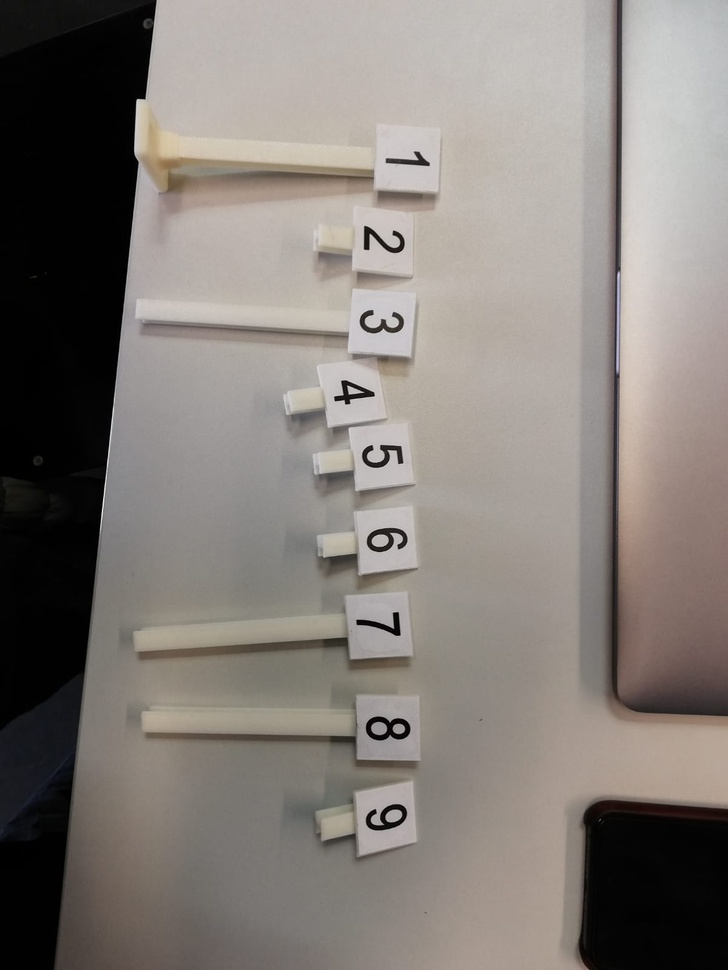
#> input picture Informatiker/Jupyter-Testskripts/images/white_numbers.jpg, 728 x 970 px, shrunk from 1200 x 1599 before the run, found by its file name
$ jupyter execute detectSignal3_otherImages.ipynb   (shell and % lines are left out)   (older library calls are emulated)
#> lines starting #> are read from the running program, lines starting #| are printed output that depends on the picture; after the words box and inside, x2 and y2 are one past the last pixel; in counts of white or black regions, pixels touching at a corner belong together
[cell 1]
# OpenCV needs to be included first
import cv2
import numpy as np

# for displaying images in jupyter

import matplotlib as mpl
from matplotlib import pyplot as plt
# resolution of images in figure
mpl.rcParams['figure.dpi']= 200
# figure size in inches
mpl.rcParams["figure.figsize"] = [10,5]

[cell 2]
import numpy as np
import cv2
import matplotlib.pyplot as plt

# load the image on disk and then display it
image = cv2.imread('images/white_numbers.jpg')
#> image is the input picture: shape (970, 728, 3); mean B, G, R 120, 125, 131.3
image = cv2.cvtColor(image, cv2.COLOR_BGR2RGB)

[cell 3]
hsv = cv2.cvtColor(image, cv2.COLOR_RGB2HSV)
#> hsv: shape (970, 728, 3); mean H, S, V 18.7, 22.2, 131.4
hls = cv2.cvtColor(image, cv2.COLOR_RGB2HLS)
#> hls: shape (970, 728, 3); mean of channels 0, 1, 2 18.6, 125.8, 18
gray = cv2.cvtColor(image, cv2.COLOR_RGB2GRAY)
hsv_h,hsv_s,hsv_v = cv2.split(hsv)
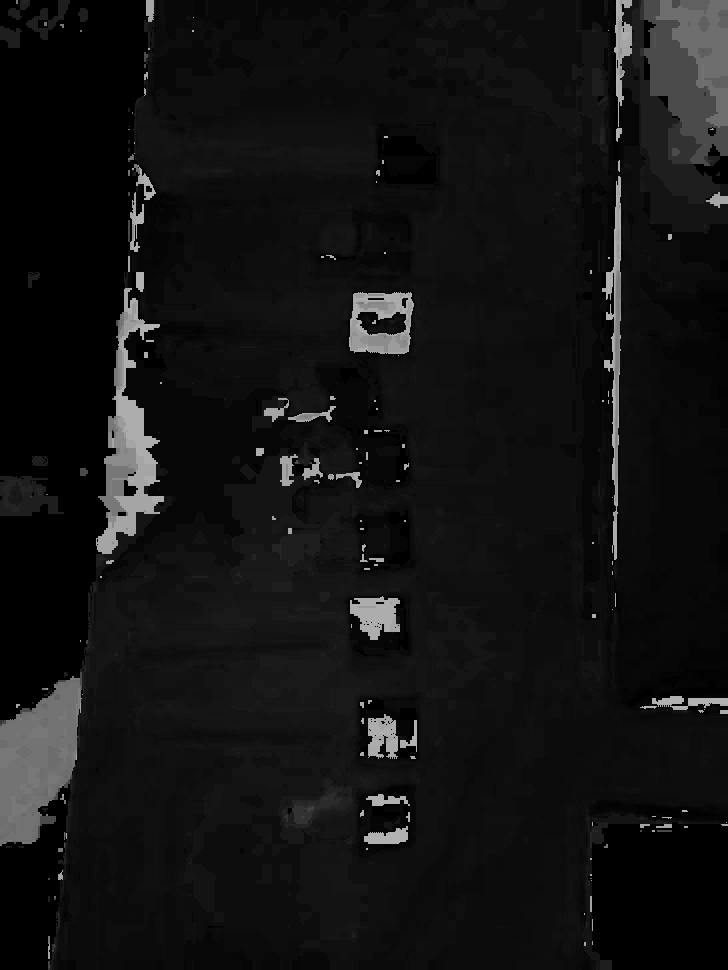
#> hsv_h: shape (970, 728); min 0, max 179, mean 18.7
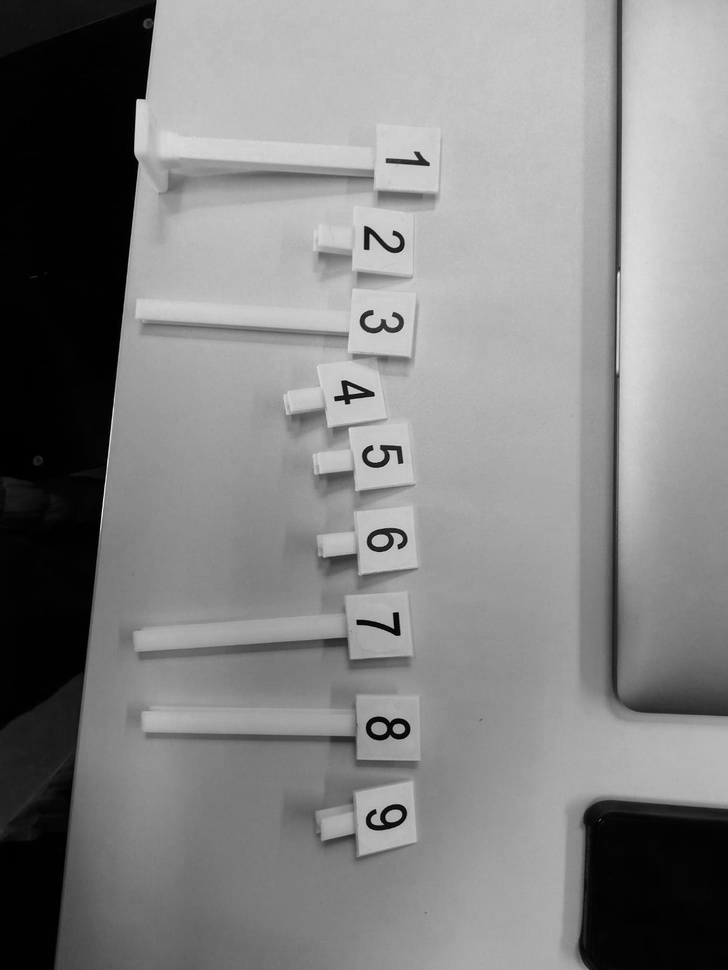
#> hsv_v: shape (970, 728); min 0, max 239, mean 131.4
hls_h,hls_l,hls_s = cv2.split(hls)
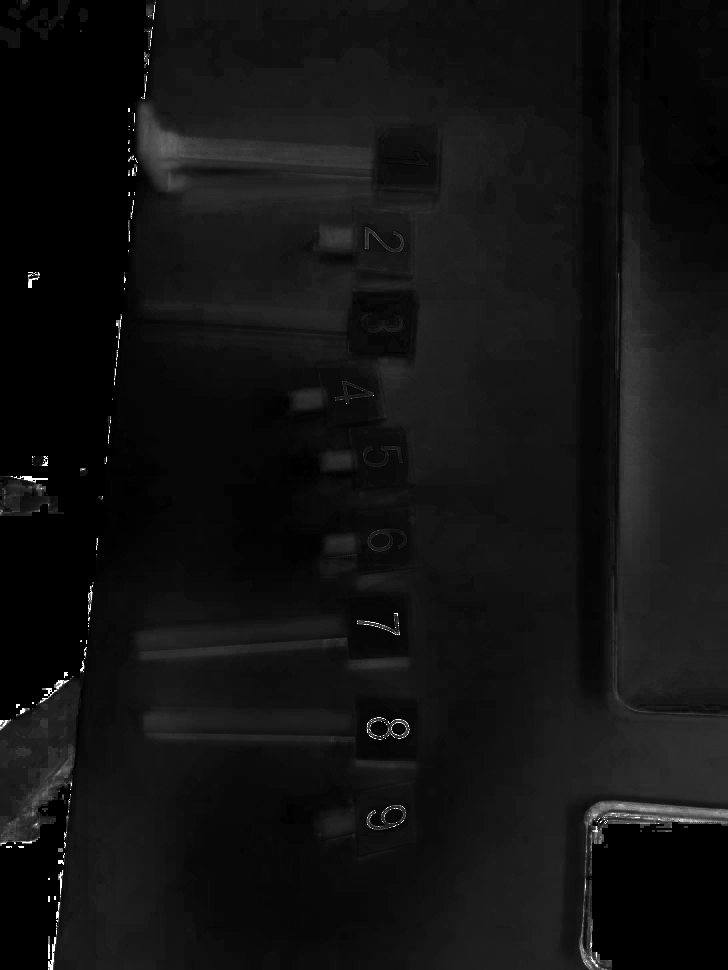
#> hls_s: shape (970, 728); min 0, max 255, mean 18
plt.subplot(3, 3, 1)
plt.imshow(hsv_h, cmap='gray')
plt.subplot(3, 3, 2)
plt.imshow(hsv_s, cmap='gray')
plt.subplot(3, 3, 3)
plt.imshow(hsv_v, cmap='gray')
plt.subplot(3, 3, 4)
plt.imshow(hls_h, cmap='gray')
plt.subplot(3, 3, 5)
plt.imshow(hls_l, cmap='gray')
plt.subplot(3, 3, 6)
plt.imshow(hls_s, cmap='gray')
plt.subplot(3, 3, 8)
plt.imshow(gray, cmap='gray')

[cell 4]
threshold_map = hsv_v <= 50
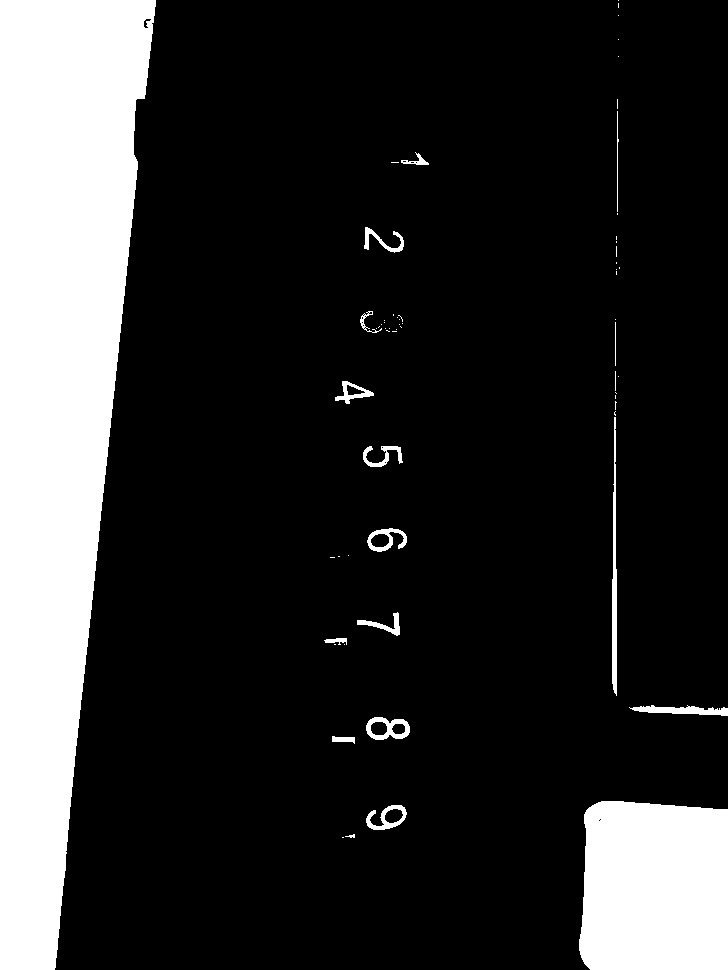
#> threshold_map: shape (970, 728) bool; 18.4% white; 63 white regions (44 under 20 px), largest, box (x1, y1, x2, y2) and area: (0, 0, 156, 970) 101075, (579, 801, 728, 970) 23857, (612, 417, 617, 696) 981

image[threshold_map] = [0, 0, 0]
image[gray > 150] = [255, 255, 255]

plt.imshow(image)

[cell 5]
# Find edges in the image using canny edge detection method
# Calculate lower threshold and upper threshold using sigma = 0.33
grayscale = cv2.cvtColor(image, cv2.COLOR_RGB2GRAY)

low = 40
high = 220

edged = cv2.Canny(grayscale, low, high)
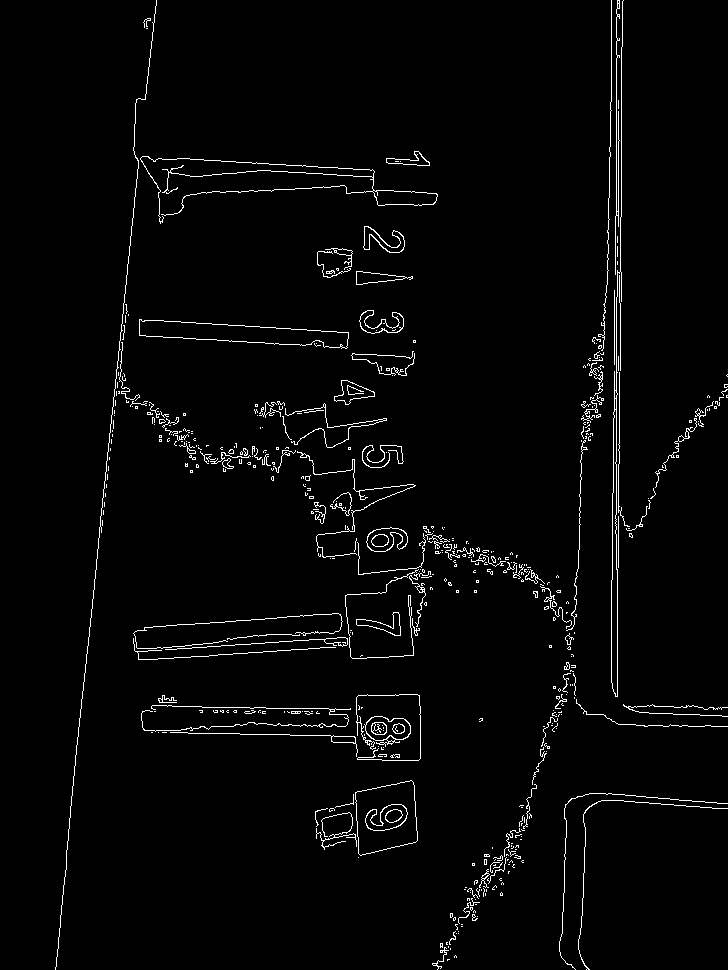
#> edged: shape (970, 728); 2.4% white in thin lines or dots

plt.imshow(edged)

[cell 6]
# After finding edges we have to find contours
# Contour is a curve of points with no gaps in the curve
# It will help us to find location of shapes

# cv2.RETR_EXTERNAL is passed to find the outermost contours (because we want to outline the shapes)
# cv2.CHAIN_APPROX_SIMPLE is removing redundant points along a line
(_, cnts, _) = cv2.findContours(edged, cv2.RETR_EXTERNAL, cv2.CHAIN_APPROX_SIMPLE)
#> cnts = 468 contours, 434 with area under 20; largest, box (x1, y1, x2, y2) and area: (355, 780, 418, 856) 3692, (139, 319, 349, 349) 3212, (611, 0, 624, 697) 1304, (364, 716, 411, 747) 924, (140, 156, 438, 224) 828


'''
We are going to use contour approximation method to find vertices of
geometric shapes. The alogrithm  is also known as Ramer Douglas Peucker alogrithm.
In OpenCV it is implemented in cv2.approxPolyDP method.abs
detectShape() function below takes a contour as parameter and
then returns its shape
 '''


def detectShape(cnt):
    shape = 'unknown'
    # calculate perimeter using
    peri = cv2.arcLength(c, True)
    # apply contour approximation and store the result in vertices
    vertices = cv2.approxPolyDP(c, 0.04 * peri, True)

    # If the shape it triangle, it will have 3 vertices
    if len(vertices) == 3:
        shape = 'triangle'

    # if the shape has 4 vertices, it is either a square or
    # a rectangle
    elif len(vertices) == 4:
        # using the boundingRect method calculate the width and height
        # of enclosing rectange and then calculte aspect ratio

        x, y, width, height = cv2.boundingRect(vertices)
        aspectRatio = float(width) / height

        # a square will have an aspect ratio that is approximately
        # equal to one, otherwise, the shape is a rectangle
        if aspectRatio >= 0.95 and aspectRatio <= 1.05:
            shape = "square"
        else:
            shape = "rectangle"

    # if the shape is a pentagon, it will have 5 vertices
    elif len(vertices) == 5:
        shape = "pentagon"

    # otherwise, we assume the shape is a circle
    else:
        shape = "circle"

    # return the name of the shape
    return shape


# Now we will loop over every contour
# call detectShape() for it and
# write the name of shape in the center of image

# loop over the contours
for c in cnts:
    # compute the moment of contour
    M = cv2.moments(c)
    if(M['m00']!=0.0):
        # From moment we can calculte area, centroid etc
        # The center or centroid can be calculated as follows
        cX = int(M['m10'] / M['m00'])
        cY = int(M['m01'] / M['m00'])

        # call detectShape for contour c
        shape = detectShape(c)

        if((shape == "square" or shape == "rectangle")) :

            x,y,w,h = cv2.boundingRect(c)

            print(cX, cY, shape, x,y,w,h)

            ratio = w/h

            # Outline the contours
            if(ratio > 0.75 and ratio < 1.25 and w > 10):
                cv2.drawContours(image, [c], -1, (0, 255, 0), 2)
                print('this is our square')
            else:
                cv2.drawContours(image, [c], -1, (255, 0, 0), 2)

            # Write the name of shape on the center of shapes
            cv2.putText(image, shape, (cX, cY), cv2.FONT_HERSHEY_SIMPLEX, 0.5, (255, 0, 0), 2)

            # show the output image
            plt.imshow(image)
#> this loop made 468 passes
#> (c, cX, cY, shape, peri in detectShape, vertices in detectShape) on pass 39: ([[508, 871], [508, 873], [508, 872], [509, 871]], 508, 871, 'rectangle', 5.41, [[509, 871], [508, 871], [508, 873], [508, 872]])
#> (cX, cY, shape, peri in detectShape, vertices in detectShape, width in detectShape) on passes 18, 43, 44, 45, 51, 57: (450, 914, 'rectangle', 11.41, [[452, 913], [450, 913], [450, 917], [452, 916]], 3), (494, 864, 'rectangle', 5.41, [[495, 864], [494, 865], [493, 865], [495, 865]], 3), (473, 864, 'square', 8, [[472, 863], [472, 865], [474, 865], [474, 863]], 3), (499, 864, 'rectangle', 24.73, [[502, 862], [498, 867], [493, 868], [499, 867]], 10), (485, 861, 'rectangle', 14, [[484, 859], [484, 864], [486, 864], [486, 859]], 3), (486, 855, 'rectangle', 13.41, [[484, 854], [484, 856], [489, 856], [488, 854]], 6)
#| 447 959 rectangle 447 959 3 2
#| 450 914 rectangle 450 913 3 5
#| 508 871 rectangle 508 871 2 3
#| 494 864 rectangle 493 864 3 2
#| 473 864 square 472 863 3 3
#| 499 864 rectangle 493 862 10 7
#| 485 861 rectangle 484 859 3 6
#| 486 855 rectangle 484 854 6 3
#> (further printed lines are left out)
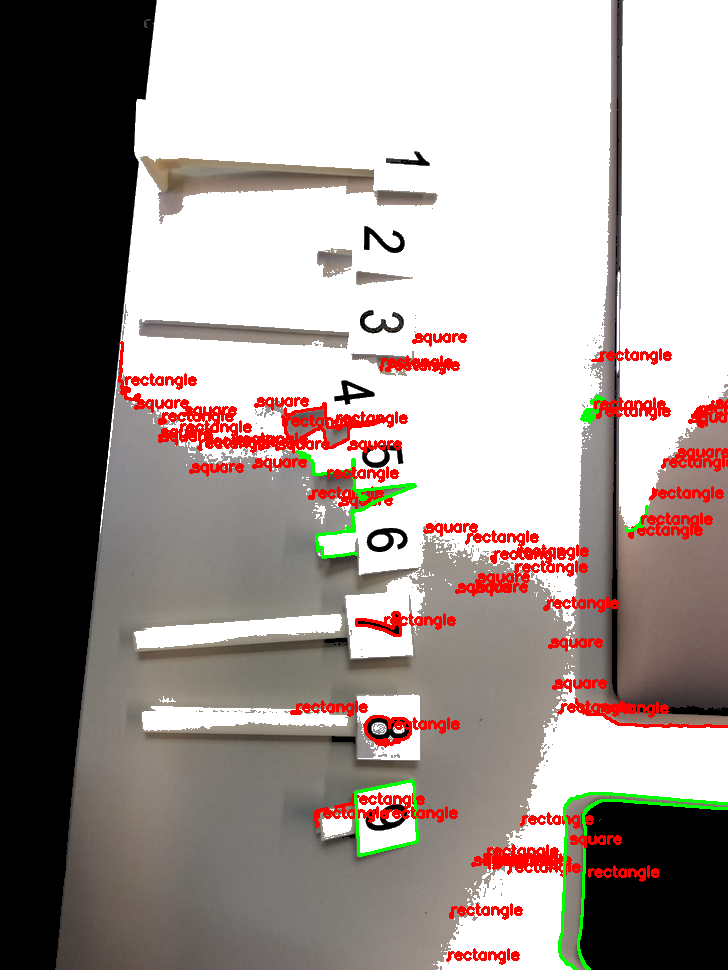
#> image: shape (970, 728, 3); mean R, G, B 163.8, 152.2, 148.3
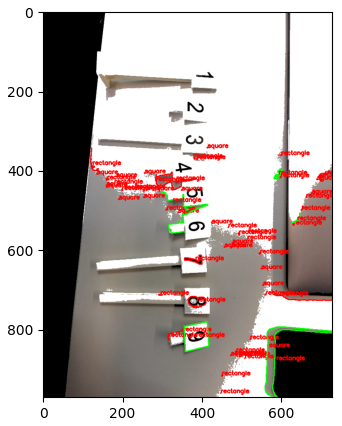
#> figure drawn by matplotlib, 1 panel
